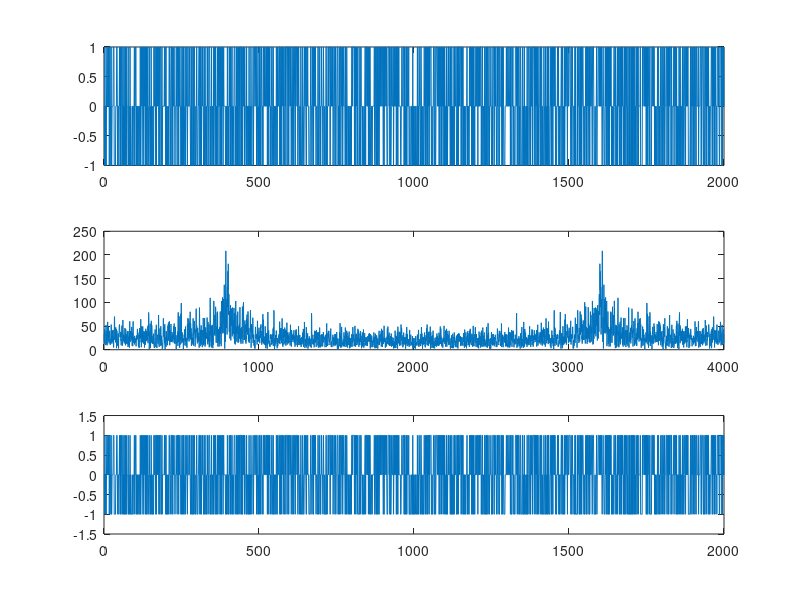

MATLAB code to generate this figure:
% Raised Cosine Transmit Pulse

F = 2e3;
T = 1/F;
t = T:T:1;
% t2 = -.5:T:.5;

x = randi([-1,1], length(t),1);

fo = 4e2;
Beta = .5;
fdelta = Beta/fo;

srrctfs = 2*fo*sin(2*pi*fo*t)./(2*pi*fo*t);
srrctfc = cos(2*pi*fdelta*t)./1-(4*fdelta*t).^2;
pulse = srrctfs.*srrctfc;
pulse = pulse/sqrt(sum(pulse.^2));
% rctf = srrc(10,0,10);

x_mod = conv(x, pulse);

x_filtout = deconv(x_mod, pulse);
% x_mod = filter(pulse, 1, x);
% x_filtout=filter(fliplr(rctf), 1, x_mod);

figure(1)
subplot(3,1,1)
plot(x)
subplot(3,1,2)
plot(abs(fft(x_mod)))
subplot(3,1,3)
plot(x_filtout);
